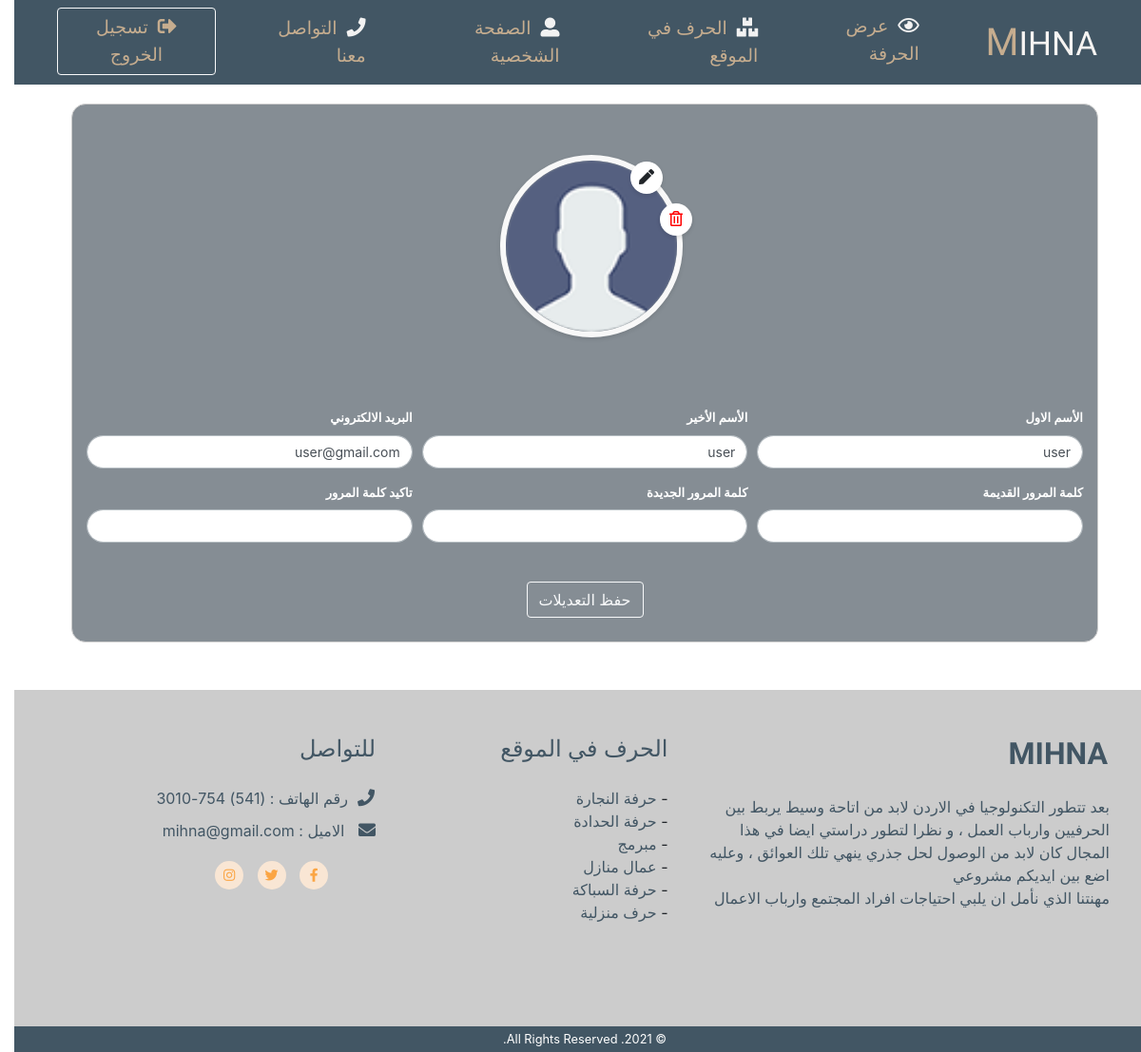
The page /edit-profile.php (signed in) on the database its author committed.
### tables this page shows
CREATE TABLE `users` (
  `id` int(11) NOT NULL,
  `first_name` varchar(255) NOT NULL,
  `last_name` varchar(255) NOT NULL,
  `email` varchar(255) NOT NULL,
  `password` varchar(255) NOT NULL,
  `type_user` varchar(255) NOT NULL DEFAULT 'craft presenter',
  `image` varchar(255) DEFAULT NULL
);

### edit-profile.php (the view, shortened to what this page needs)
<?php
   include "include/init.php";
   include "include/header.php";
   include "include/nav.php";
    $stmt = $connect->prepare("SELECT * FROM users WHERE id = ?");
    $stmt->execute([$_SESSION['ID']]);
    $user = $stmt->fetch();
 ?>
<form class="edit-profile-form" method="POST" enctype="multipart/form-data">
          <div class="profile-edit text-center">
          <div class="profile-upload">
            <div class="avatar-edit">
                <label for="imageUpload"><i class="fas fa-pen" style="margin-top:7px"></i></label>
            </div>
            <div class="avatar-edit"style="top:20px;right:-96px;">
                <label for="image-trach"><i class="far fa-trash-alt" style="margin-top:7px;color: red;"></i></label>
            </div>
            <div class="avatar-preview">
                <div id="imagePreview" style="background-image: url(img/<?= $user['image'] ?>);">
                </div>
            </div>
        </div>
      </div>
      <div class="form-informayion text-center">
          <div class="container">
              <div class="form-edit">
                      <div class="form-row">
                          <div class="col-lg-4 col-md-6">
                              <div class="mr-form text-right mb-3">
                                  <label class="text-form ">الأسم الاول</label>
                                  <input type="text" class="form-control form-input" name="first_name" value="<?= $user['first_name'] ?>">
                              </div>
                          </div>
                          <div class="col-lg-4 col-md-6">
                              <div class="mr-form text-right mb-3">
                                  <label class="text-form">الأسم الأخير</label>
                                  <input type="text" class="form-control form-input" name="last_name" value="<?= $user['last_name'] ?>">
                              </div>
                          </div>
                          <div class="col-lg-4 col-md-6">
                              <div class="mr-form text-right mb-3">
                                  <label class="text-form " for="inputState">البريد الالكتروني</label>
                                  <input type="email" class="form-control form-input" name="email" value="<?= $user['email'] ?>">
                              </div>
                          </div>
                          <div class=" col-lg-4  col-md-6">
                              <div class="mr-form text-right mb-3">
                                  <label  class="text-form">كلمة المرور القديمة</label>
                                  <input type="password" class="form-control form-input" name="old_password">
                              </div>
                          </div>
                          <div class=" col-lg-4  col-md-6">
                              <div class="mr-form text-right mb-3">
                                  <label  class="text-form">كلمة المرور الجديدة</label>
                                  <input type="password"  class="form-control form-input" name="password">
                              </div>
                          </div>
                          <div class=" col-lg-4  col-md-6">
                              <div class="mr-form text-right mb-3">
                                  <label  class="text-form">تاكيد كلمة المرور</label>
                                  <input  type="password"  class="form-control form-input" name="confirm_password">
                              </div>
                          </div>
                      </div>
                    <button type="submit" name="save" class="btn btn-outline-light" style="margin:25px;">حفظ التعديلات</button>
              </div>
          </div>
      </div>
</form>
<?php include "include/footer.php"; ?>

### layout/css/main.css (style rules this page uses)
:root { --main--color: #425664; --second--color: #C6AD8F; --White--color: #f2f2f2; --selver--color:#F6F4F2; }
body { direction: rtl;text-align: right;overflow-x: hidden; }
*,:after,:before { box-sizing:border-box }
.edit-profile-form { background-color: rgb(74 85 96 / 67%); border: 1px solid #ccc; border-radius: 15px; width: 90%; margin: 20px auto; height: 100%; }
.edit-profile-form .profile-edit { background-color: var(--Navy--color);height: 25vh;margin-bottom: 70px; }
.edit-profile-form .text-form { color: #fff;float: right;font-size: 13px;font-weight: 600; }
.edit-profile-form .form-informayion .form-input { position: relative; border: 1px solid #dae0e58f; border-radius: 25px; background-color: #fff; margin-bottom: 15px; font-size: 14px; }
.edit-profile-form .profile-upload { position: relative;max-width: 205px;margin: 50px auto; }
.edit-profile-form .profile-upload .avatar-edit { position:inherit;right:-65px;z-index: 1;top: 10px; }
.edit-profile-form .profile-upload .avatar-edit input + label { display: inline-block; width: 34px; height: 34px; margin-bottom: 0; border-radius: 100%; background: #FFFFFF; border: 1px solid transparent; box-shadow: 0px 2px 4px 0px rgba(0, 0, 0, 0.12); cursor: pointer; font-weight: normal; transition: all 0.2s ease-in-out; }
.edit-profile-form .profile-upload .avatar-preview { width: 192px; height: 192px; position: relative; border-radius: 100%; border: 6px solid #F8F8F8; box-shadow: 0px 2px 4px 0px rgba(0, 0, 0, 0.1); margin-top: -65px; }
.edit-profile-form .profile-upload .avatar-preview > div { width: 100%; height: 100%; border-radius: 100%; background-size: cover; background-repeat: no-repeat; background-position: center; }

### rows shown on the page
users: image (placeholder picture), first_name "user", last_name "user", email "user@gmail.com"
